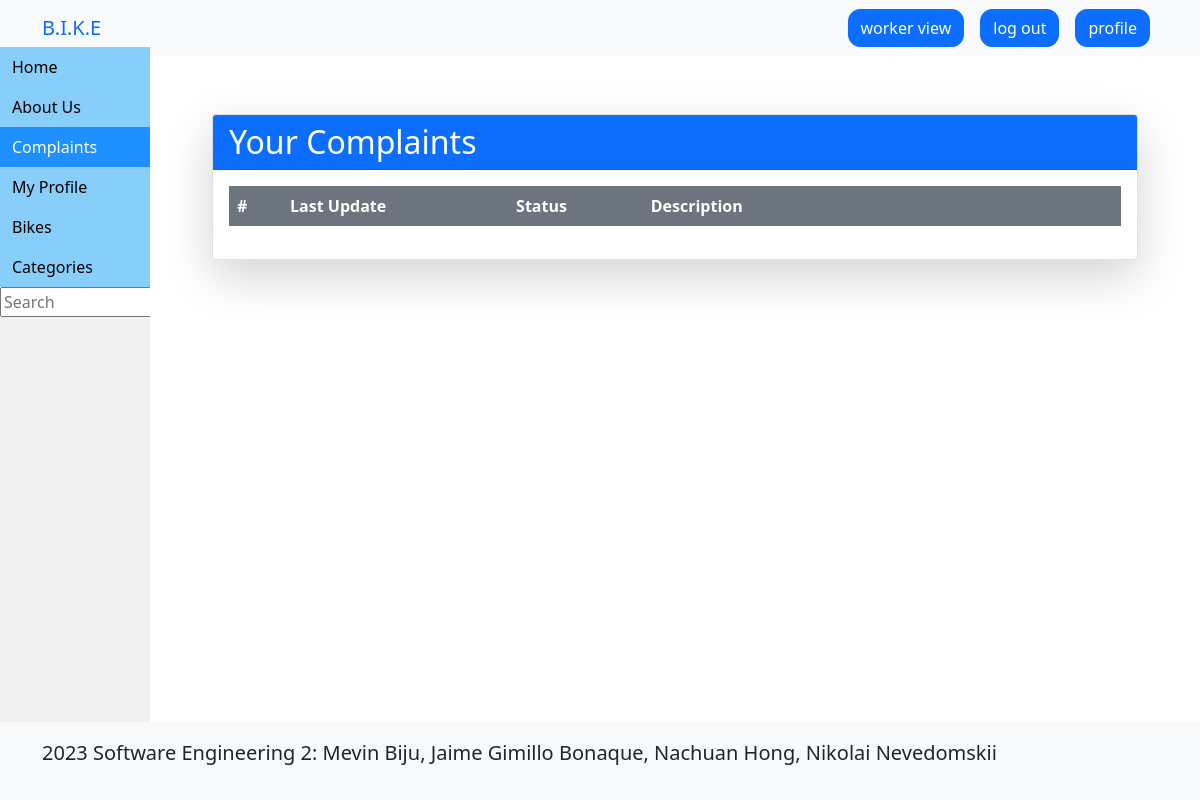
The page /complaints/ (signed in) on the database as committed earlier.
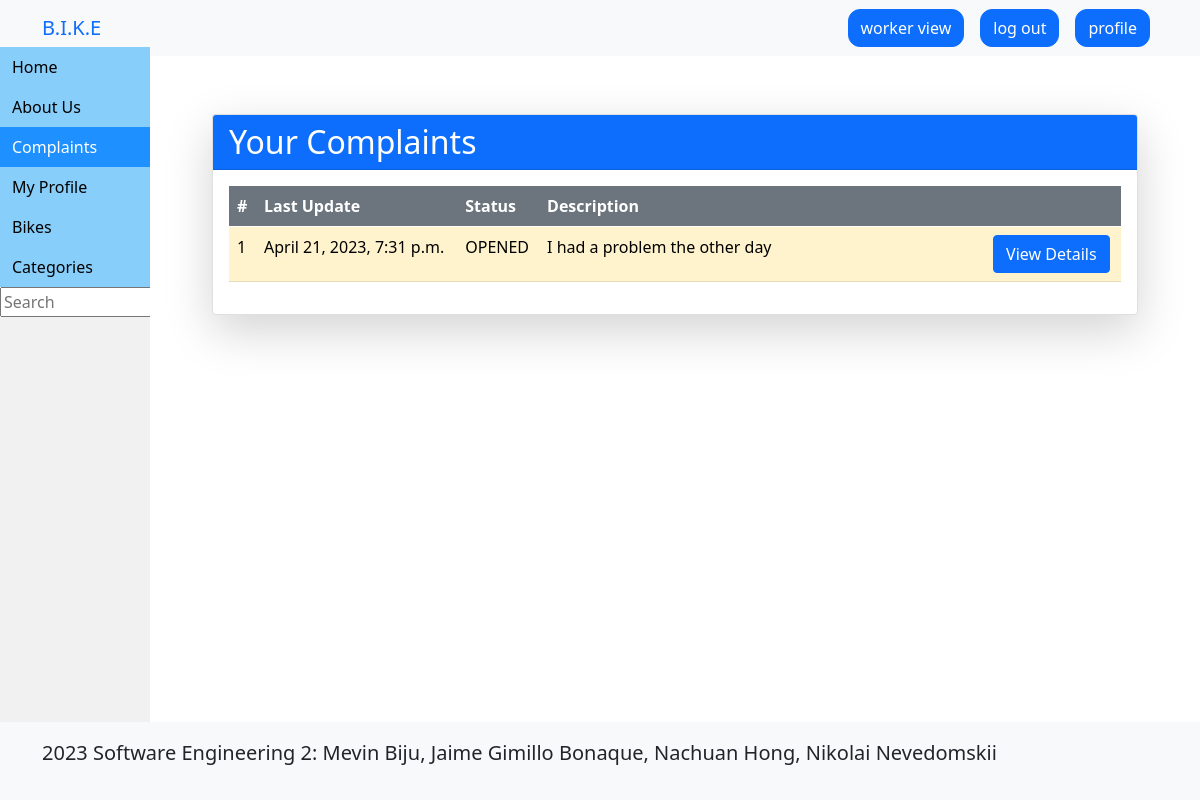
The same page on the database as committed later.
### bike/models.py (models this page shows, shortened)
class Complaint(models.Model):
    id = models.UUIDField(primary_key=True, default=uuid.uuid4, editable=False)
    lastUpdate = models.DateTimeField(default=now)
    customer = models.ForeignKey(User, related_name='customer_complaint', on_delete=models.CASCADE)
    worker = models.ForeignKey(User, related_name='worker_complaint', on_delete=models.SET_NULL, null=True)
    mechanic = models.ForeignKey(User, related_name='mechanic_complaint', on_delete=models.SET_NULL, null=True)
    description = models.CharField(max_length=256)
    status = models.CharField(
        _('status'), default=ComplaintStatus.UNATTACHED.name, choices=ComplaintStatus.choices(), max_length=32
    )
    class Meta:
        ordering = ['-lastUpdate']

### bike/views.py (the view)
# urls.py: path('complaints/', views.complaints_request, name='complaints'),
def complaints_request(request):
    user = get_user(request)
    if not user:
        return redirect('login')
    if user.is_worker():
        return render(request, 'complaints/base_complaints.html',
                      {'complaints': Complaint.objects.filter(worker=user)})
    return render(request, 'complaints/customer_complaints.html',
                  {'complaints': Complaint.objects.filter(customer=user)})

### bike/models.py (called while the page is built)
    def is_worker(self):
        return self.groups.filter(name='worker').exists()

### bike/views.py (called while the page is built)
def get_user(request):
    if not request.user.is_authenticated:
        messages.error(request, 'You are must login to perform some actions.')
        return None
    return User.objects.get(username=request.user.username)

### templates/complaints/base_complaints.html (shortened to what this page needs)
{% extends 'base.html' %}
{% block content %}
	<div class="container mt-5">
		<div class="row justify-content-center">
			<div class="col-lg-12 col-md-12">
				<div class="card shadow-lg">
					<div class="card-header bg-primary text-white">
						<h2 class="mb-0">Your Complaints</h2>
					</div>
					<div class="card-body">
						<div class="table-responsive">
							<table class="table table-hover ">
								<thead class="bg-secondary text-white">
									<tr>
										<th scope="col">#</th>
										<th scope="col">Last Update</th>
										<th scope="col">Status</th>
										<th class="w-50" scope="col">Description</th>
										<th scope="col"></th>
									</tr>
								</thead>
								<tbody>
									{% for complaint in complaints %}
										{% if complaint.status != 'CLOSED' %}
											<tr class="
												{% if complaint.status == 'UNATTACHED' %} table-secondary
												{% elif complaint.status == 'OPENED' %} table-warning
												{% else %} table-success
												{% endif %}">
												<td>{{ forloop.counter }}</td>
												<td>{{ complaint.lastUpdate }}</td>
												<td>{{ complaint.status }}</td>
												<td>{{ complaint.description }}</td>
												<td><a href="{% url 'complaint' complaint.id %}" class="btn btn-primary">View Details</a></td>
											</tr>
										{% endif %}
									{% endfor %}
								</tbody>
							</table>
						</div>
					</div>
				</div>
			</div>
		</div>
	</div>
{% endblock %}

Rows that differ between the two databases and show on the page:
added Complaint: lastUpdate "April 21, 2023, 7:31 p.m.", status "OPENED", description "I had a problem the other day"
